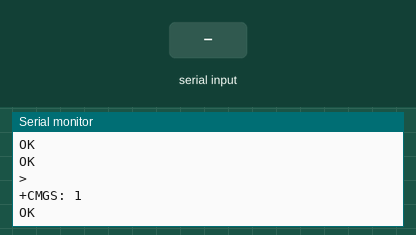
This sketch was run on a simulated ESP32. On the bench: the last lines printed to the serial monitor. The inputs (shaded band) are chosen by the test bench. The modem accepts every AT command (registered, SIM ready, sends succeed) and sends nothing else.

Above: at 18.2 s.
18.3 s: "1" received over the second serial link
At 19.9 s:
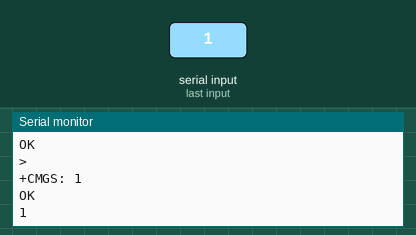
20.5 s: "0" received over the second serial link
At 21.4 s:
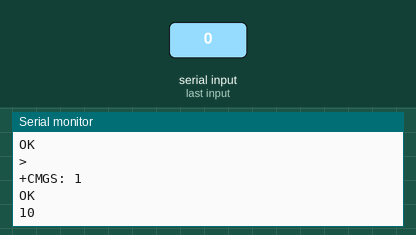

Measured:
- after the input at 18.3 s, the serial monitor: prints a new line after 0.71 s (image 1)
- after the input at 20.5 s, the serial monitor: prints a new line after 0.51 s (image 2)

The sketch:

sketch_sep27a.ino
```cpp
#define RXD2 16
#define TXD2 17

//Create software serial object to communicate with SIM800L
//Serial1.begin(115200);
//SoftwareSerial mySerial(3, 2); //SIM800L Tx & Rx is connected to Arduino #3 & #2

void setup() {
  // Note the format for setting a serial port is as follows: Serial1.begin(baud-rate, protocol, RX pin, TX pin);
  Serial.begin(115200);
  Serial1.begin(115200, SERIAL_8N1, RXD2, TXD2);
  Serial.println("Initializing (10s)...");
  delay(10000);
  Serial1.println("AT"); //Once the handshake test is successful, it will back to OK
  updateSerial();
  Serial1.println("AT+CSQ"); //Signal quality test, value range is 0-31 , 31 is the best
  updateSerial();
  Serial1.println("AT+CCID"); //Read SIM information to confirm whether the SIM is plugged
  updateSerial();
  Serial1.println("AT+CREG?"); //Check whether it has registered in the network
  updateSerial();
  Serial1.println("AT+CMGF=1"); // Configuring TEXT mode
  updateSerial();
  Serial1.println("AT+CMGS=\"+346xxxxxxxx\"");//change ZZ with country code and xxxxxxxxxxx with phone number to sms
  updateSerial();
  Serial1.println("SMS Test from SIM800L: OK!"); //text content
  updateSerial();
  Serial1.write(26);

}

void loop()
{
  updateSerial();
}

void updateSerial()
{
  delay(1000);
  while(Serial.available()) {
    Serial1.write(Serial.read());//Forward what Software Serial received to Serial Port
  }
  while(Serial1.available()) {
    Serial.write(Serial1.read());//Forward what Serial received to Software Serial Port
  }
}
```
